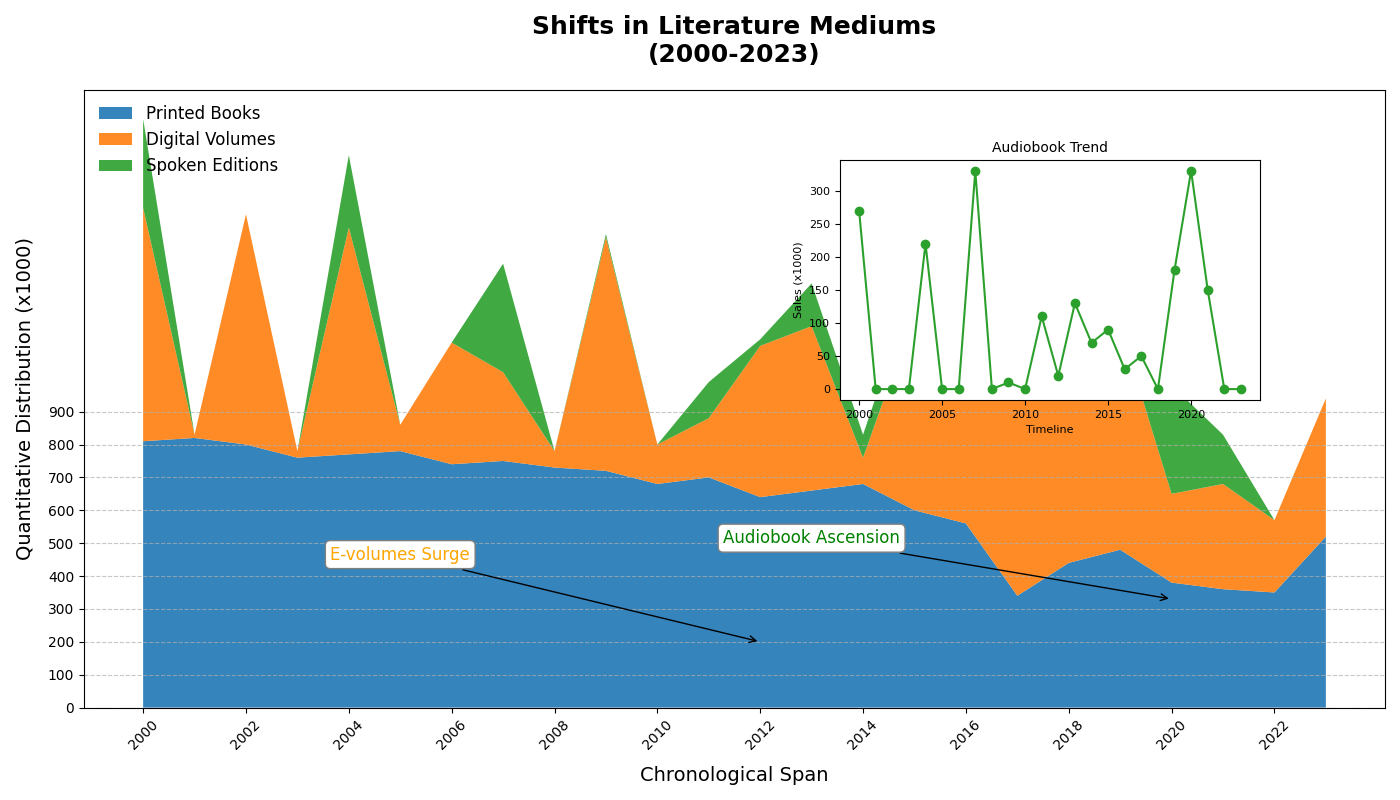

The Python source for this figure:
import matplotlib.pyplot as plt
import numpy as np

years = np.arange(2000, 2024)
# Manually shuffled sales data within individual lists
traditional_books_sales = [810, 820, 800, 760, 770, 780, 740, 750, 730, 720, 680, 700, 640, 660, 680, 600, 560, 340, 440, 480, 380, 360, 350, 520]
e_books_sales = [710, 10, 700, 20, 690, 80, 370, 270, 50, 710, 120, 180, 460, 500, 80, 600, 620, 640, 660, 680, 270, 320, 220, 420]
audiobooks_sales = [270, 0, 0, 0, 220, 0, 0, 330, 0, 10, 0, 110, 20, 130, 70, 90, 30, 50, 0, 180, 330, 150, 0, 0]

sales_data = np.vstack([traditional_books_sales, e_books_sales, audiobooks_sales])

fig, ax = plt.subplots(figsize=(14, 8))
colors = ['#1f77b4', '#ff7f0e', '#2ca02c']
ax.stackplot(years, sales_data, labels=['Printed Books', 'Digital Volumes', 'Spoken Editions'], 
             colors=colors, alpha=0.9)

plt.title('Shifts in Literature Mediums\n(2000-2023)', fontsize=18, fontweight='bold', pad=20)
plt.xlabel('Chronological Span', fontsize=14, labelpad=10)
plt.ylabel('Quantitative Distribution (x1000)', fontsize=14, labelpad=10)

plt.xticks(years[::2], rotation=45)
plt.yticks(np.arange(0, 901, 100))
plt.grid(axis='y', linestyle='--', alpha=0.7)

plt.legend(loc='upper left', fontsize=12, frameon=False)

ax.annotate('E-volumes Surge', xy=(2012, 200), xytext=(2005, 450),
            bbox=dict(boxstyle='round,pad=0.3', edgecolor='gray', facecolor='white'),
            arrowprops=dict(facecolor='black', arrowstyle='->'),
            fontsize=12, color='orange', ha='center')

ax.annotate('Audiobook Ascension', xy=(2020, 330), xytext=(2013, 500),
            bbox=dict(boxstyle='round,pad=0.3', edgecolor='gray', facecolor='white'),
            arrowprops=dict(facecolor='black', arrowstyle='->'),
            fontsize=12, color='green', ha='center')

plt.tight_layout()

left, bottom, width, height = [0.6, 0.5, 0.3, 0.3]
ax_inset = fig.add_axes([left, bottom, width, height])
ax_inset.plot(years, audiobooks_sales, marker='o', color='#2ca02c', linestyle='-')
ax_inset.set_title('Audiobook Trend', fontsize=10)
ax_inset.set_xlabel('Timeline', fontsize=8)
ax_inset.set_ylabel('Sales (x1000)', fontsize=8)
ax_inset.tick_params(axis='both', which='major', labelsize=8)

plt.show()
